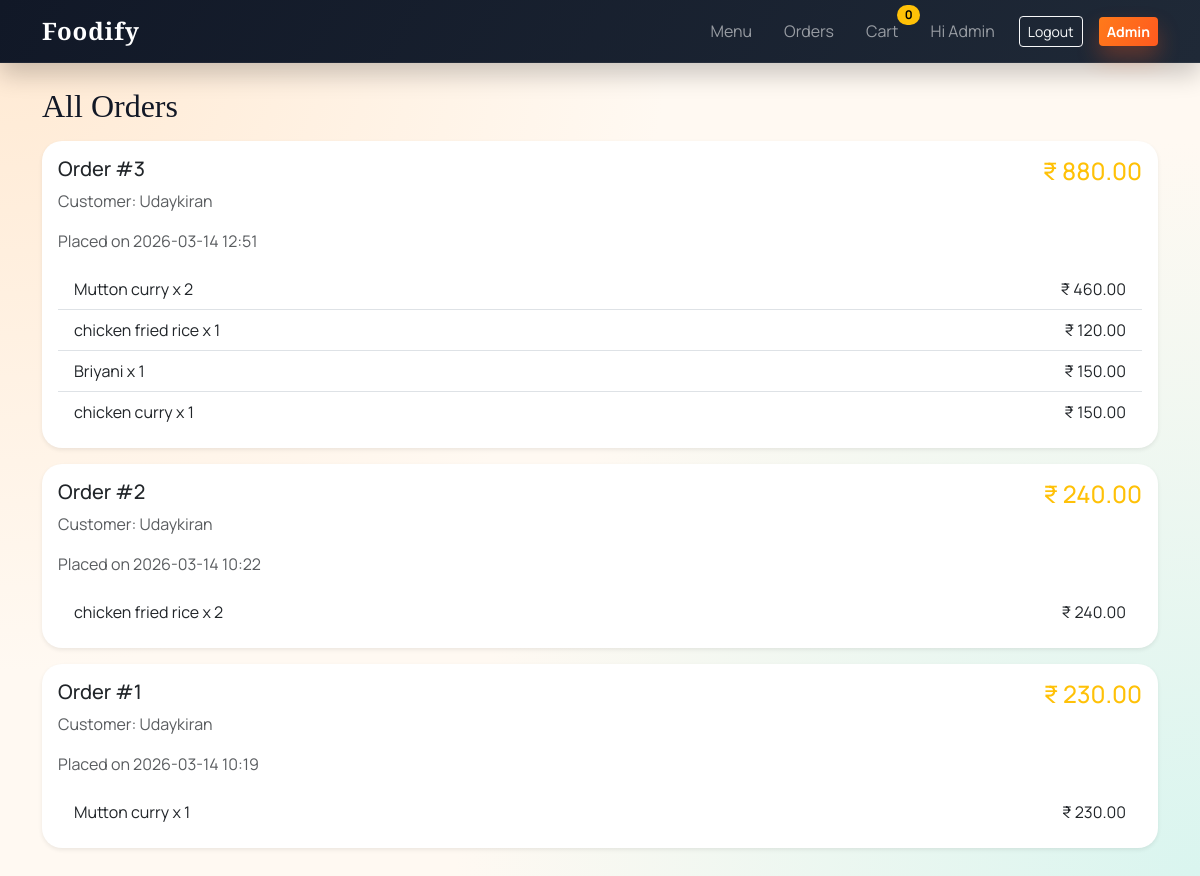
/admin/orders (signed in), run on the app's committed database.
### tables this page shows
CREATE TABLE orders (
            id INTEGER PRIMARY KEY AUTOINCREMENT,
            user_id INTEGER NOT NULL,
            total_price REAL NOT NULL,
            date TEXT NOT NULL,
            FOREIGN KEY(user_id) REFERENCES users(id)
        );

CREATE TABLE users (
            id INTEGER PRIMARY KEY AUTOINCREMENT,
            name TEXT NOT NULL,
            email TEXT UNIQUE NOT NULL,
            password TEXT NOT NULL
        );

CREATE TABLE order_items (
            id INTEGER PRIMARY KEY AUTOINCREMENT,
            order_id INTEGER NOT NULL,
            food_id INTEGER NOT NULL,
            quantity INTEGER NOT NULL,
            FOREIGN KEY(order_id) REFERENCES orders(id),
            FOREIGN KEY(food_id) REFERENCES food(id)
        );

CREATE TABLE food (
            id INTEGER PRIMARY KEY AUTOINCREMENT,
            name TEXT NOT NULL,
            price REAL NOT NULL,
            image TEXT
        );

### app.py (the view)
@app.route("/admin/orders")
@admin_required
def admin_orders():
    db = get_db()
    rows = db.execute(
        """
        SELECT orders.id, orders.total_price, orders.date, users.name
        FROM orders
        JOIN users ON orders.user_id = users.id
        ORDER BY orders.id DESC
        """
    ).fetchall()
    order_items = {}
    for order in rows:
        items = db.execute(
            """
            SELECT food.name, food.price, order_items.quantity
            FROM order_items
            JOIN food ON order_items.food_id = food.id
            WHERE order_items.order_id = ?
            """,
            (order["id"],),
        ).fetchall()
        order_items[order["id"]] = items
    return render_template("admin_orders.html", orders=rows, order_items=order_items)

### app.py (called while the page is built, shortened)
@app.template_filter("format_inr")
def format_inr(value):
    try:
        return f"{float(value):,.2f}"
    except (TypeError, ValueError):
        return "0.00"

def get_db():
    if "db" not in g:
        conn = sqlite3.connect(config.DB_PATH)
        conn.row_factory = sqlite3.Row
        g.db = conn
    return g.db

def normalize_food_images():
    db = get_db()
    rows = db.execute("SELECT id, image FROM food").fetchall()
    for row in rows:
        raw = row["image"] or ""
        normalized = raw.replace("\\", "/").lstrip("/")
        if normalized.startswith("static/"):
            normalized = normalized[len("static/") :]
        if normalized != raw:
            db.execute("UPDATE food SET image = ? WHERE id = ?", (normalized, row["id"]))
    db.commit()

def seed_default_foods():
    import os
    def pick_image(base_name: str):
        images_dir = os.path.join(app.root_path, "static", "images")
        for ext in (".jpg", ".jpeg", ".png", ".webp", ".svg"):
            filename = f"{base_name}{ext}"
            if os.path.exists(os.path.join(images_dir, filename)):
                return f"images/{filename}"
        return f"images/{base_name}.svg"
    db = get_db()
    row = db.execute("SELECT COUNT(*) AS count FROM food").fetchone()
    if row and row["count"] > 0:
        return

@app.before_request
def ensure_db():
    init_db()
    normalize_food_images()
    backfill_default_images()
    seed_default_foods()

@app.context_processor
def inject_globals():
    cart_count = 0
    def resolve_image_url(path: str):
        if not path:
            return url_for("static", filename="images/placeholder.svg")
        if path.startswith("http://") or path.startswith("https://"):
            return path
        normalized = path.replace("\\", "/").lstrip("/")
        if normalized.startswith("static/"):
            normalized = normalized[len("static/") :]
        return url_for("static", filename=normalized)
    return {
        "cart_count": cart_count,
        "current_user": session.get("user_name"),
        "image_url": resolve_image_url,
    }

def admin_required(view):
    @wraps(view)
    def wrapper(*args, **kwargs):
        if not session.get("is_admin"):
            return redirect(url_for("admin_dashboard"))
        return view(*args, **kwargs)
    return wrapper

### templates/admin_orders.html (shortened to what this page needs)
{% extends 'layout.html' %}
{% block content %}
<h2 class="mb-3">All Orders</h2>
{% for order in orders %}
  <div class="card mb-3 shadow-sm">
    <div class="card-body">
      <div class="d-flex justify-content-between flex-wrap">
        <div>
          <h5 class="card-title">Order #{{ order.id }}</h5>
          <p class="text-muted">Customer: {{ order.name }}</p>
          <p class="text-muted">Placed on {{ order.date }}</p>
        </div>
        <div class="text-end">
          <h4 class="text-warning">&#8377; {{ order.total_price|format_inr }}</h4>
        </div>
      </div>
      <ul class="list-group list-group-flush">
        {% for item in order_items[order.id] %}
          <li class="list-group-item d-flex justify-content-between">
            <span>{{ item.name }} x {{ item.quantity }}</span>
            <span>&#8377; {{ (item.price * item.quantity)|format_inr }}</span>
          </li>
        {% endfor %}
      </ul>
    </div>
  </div>
{% else %}
  <p class="text-muted">No orders yet.</p>
{% endfor %}
{% endblock %}

### static/css/style.css (style rules this page uses)
:root { --ink: #121826; --muted: #6b7280; --paper: #fff9f2; --surface: #ffffff; --accent: #ff7a1a; --accent-strong: #ff5a1f; --accent-soft: #ffe0c4; --teal: #0f766e; --shadow: 0 18px 40px rgba(18, 24, 38, 0.12); }
body { background: radial-gradient(circle at top left, #ffe9d2 0%, transparent 45%), radial-gradient(circle at bottom right, #d9f5ef 0%, transparent 50%), var(--paper); font-family: "Manrope", sans-serif; color: var(--ink); }
h1, h2, h3, .display-5 { font-family: "Playfair Display", serif; color: var(--ink); }
.card { border: none; border-radius: 20px; box-shadow: var(--shadow); }

### data on the page
orders: id "3", name "Udaykiran", date "2026-03-14 12:51", total_price "880.00"
order_items: name "Mutton curry", quantity "2"
food: (item.price*item.quantity)|format_inr "460.00", (item.price*item.quantity)|format_inr "230.00"
order_items: name "chicken fried rice", quantity "1"
food: (item.price*item.quantity)|format_inr "120.00", (item.price*item.quantity)|format_inr "240.00"
order_items: name "Briyani", quantity "1"
food: (item.price*item.quantity)|format_inr "150.00"
order_items: name "chicken curry", quantity "1"
food: (item.price*item.quantity)|format_inr "150.00"
orders: id "2", name "Udaykiran", date "2026-03-14 10:22", total_price "240.00"
order_items: name "chicken fried rice", quantity "2"
orders: id "1", name "Udaykiran", date "2026-03-14 10:19", total_price "230.00"
order_items: name "Mutton curry", quantity "1"

### other printed values
{{ cart_count }} "0"
{{ current_user }} "Admin"
